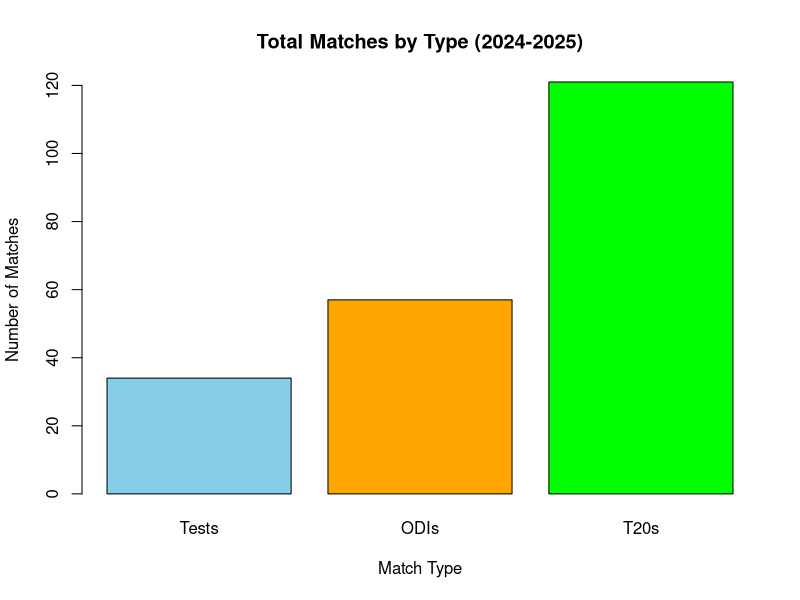
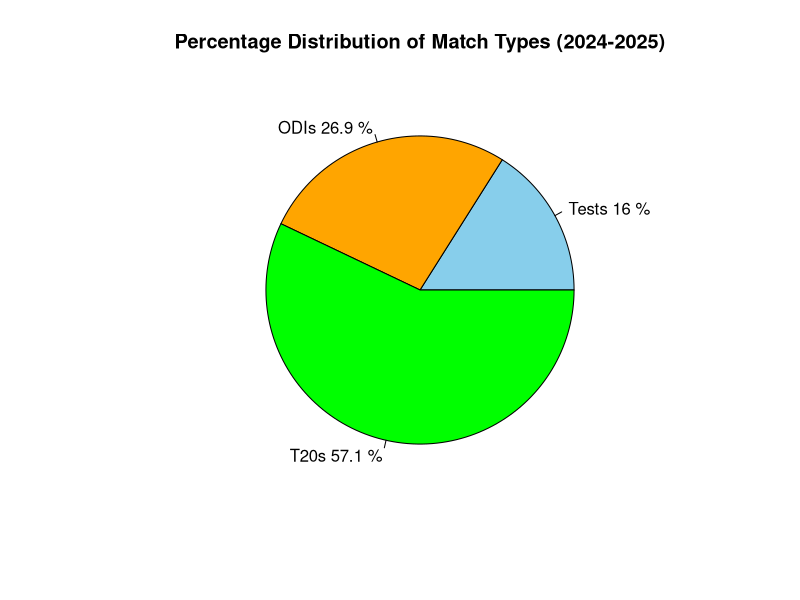
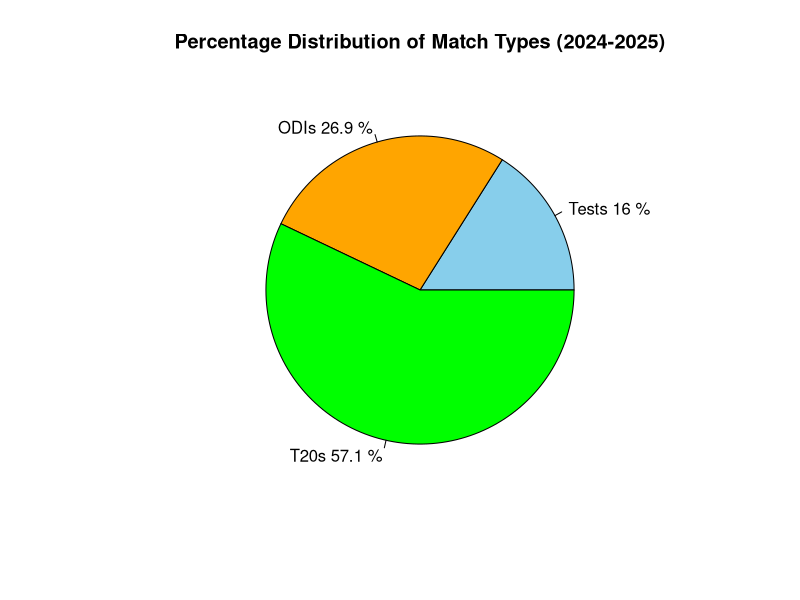
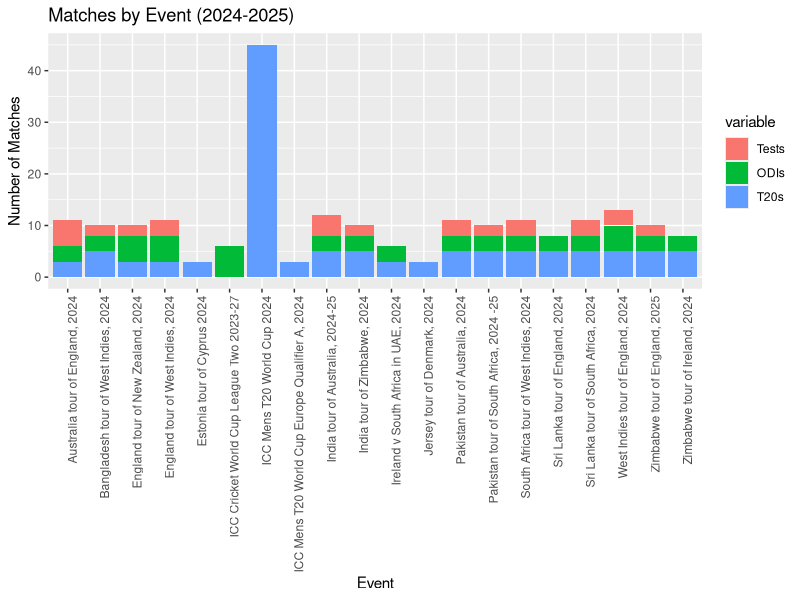
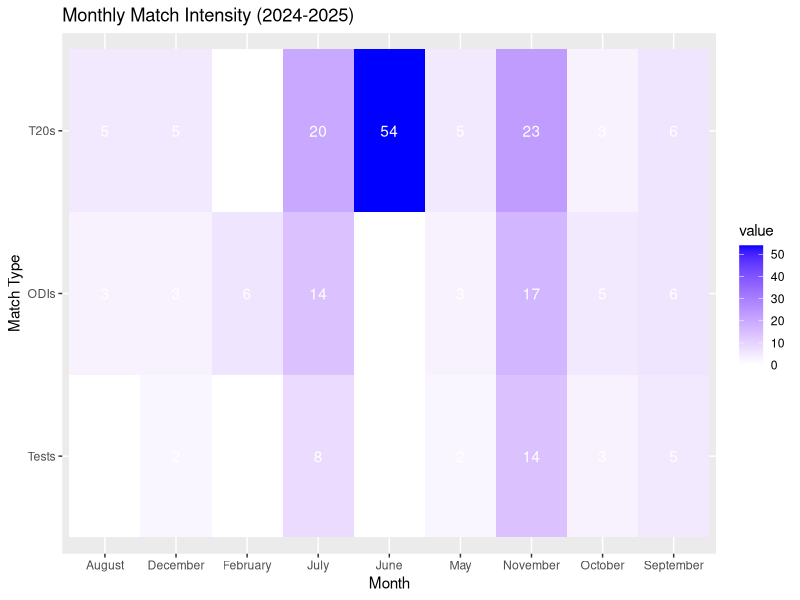

These charts were generated, in order, by the following R code:
# Load necessary libraries
library(ggplot2)
library(reshape2)
library(dplyr)

# Create the data frame
data <- data.frame(
  Month = c("February", "June", "June", "June", "June", "July", "July", "July", "July", "August", 
            "September", "September", "October", "November", "November", "November", "November", 
            "November", "December", "May"),
  Event = c("ICC Cricket World Cup League Two 2023-27", "ICC Mens T20 World Cup 2024", 
            "Jersey tour of Denmark, 2024", "Estonia tour of Cyprus 2024", 
            "ICC Mens T20 World Cup Europe Qualifier A, 2024", "India tour of Zimbabwe, 2024", 
            "West Indies tour of England, 2024", "Zimbabwe tour of Ireland, 2024", 
            "South Africa tour of West Indies, 2024", "Sri Lanka tour of England, 2024", 
            "Australia tour of England, 2024", "Ireland v South Africa in UAE, 2024", 
            "England tour of West Indies, 2024", "Pakistan tour of Australia, 2024", 
            "Bangladesh tour of West Indies, 2024", "India tour of Australia, 2024-25", 
            "Sri Lanka tour of South Africa, 2024", "England tour of New Zealand, 2024", 
            "Pakistan tour of South Africa, 2024 -25", "Zimbabwe tour of England, 2025"),
  Host_Country = c("Various", "Various", "Denmark", "Cyprus", "Various", "Zimbabwe", "England", 
                   "Ireland", "West Indies", "England", "England", "UAE", "West Indies", 
                   "Australia", "West Indies", "Australia", "South Africa", "New Zealand", 
                   "South Africa", "England"),
  Notes = c("", "", "", "", "", "", "", "", "", "", "", "", "", "", "", "", "", "", "", ""),
  Tests = c(0, 0, 0, 0, 0, 2, 3, 0, 3, 0, 5, 0, 3, 3, 2, 4, 3, 2, 2, 2),
  ODIs = c(6, 0, 0, 0, 0, 3, 5, 3, 3, 3, 3, 3, 5, 3, 3, 3, 3, 5, 3, 3),
  T20s = c(0, 45, 3, 3, 3, 5, 5, 5, 5, 5, 3, 3, 3, 5, 5, 5, 5, 3, 5, 5)
)


# Sum total matches by type
totals = colSums(data[, c("Tests", "ODIs", "T20s")])

# Create bar chart
barplot(totals, main = "Total Matches by Type (2024-2025)", col = c("skyblue", "orange", "green"),
        ylab = "Number of Matches", xlab = "Match Type")


# Create pie chart for match type distribution
pie(totals, labels = paste(names(totals), round(totals / sum(totals) * 100, 1), "%"), 
    col = c("skyblue", "orange", "green"), main = "Percentage Distribution of Match Types (2024-2025)")


# Create pie chart for match type distribution
pie(totals, labels = paste(names(totals), round(totals / sum(totals) * 100, 1), "%"), 
    col = c("skyblue", "orange", "green"), main = "Percentage Distribution of Match Types (2024-2025)")


# Reshape data for stacked bar chart
data_melted <- melt(data, id.vars = "Event", measure.vars = c("Tests", "ODIs", "T20s"))

# Create stacked bar chart
ggplot(data_melted, aes(x = Event, y = value, fill = variable)) +
  geom_bar(stat = "identity") +
  labs(title = "Matches by Event (2024-2025)", x = "Event", y = "Number of Matches") +
  theme(axis.text.x = element_text(angle = 90, hjust = 1))



# Summarize data by month
monthly_data <- data %>% group_by(Month) %>% summarise(
  Tests = sum(Tests),
  ODIs = sum(ODIs),
  T20s = sum(T20s)
)

# Reshape data for heat map
monthly_data_melted <- melt(monthly_data, id.vars = "Month")

# Create heat map
ggplot(monthly_data_melted, aes(x = Month, y = variable, fill = value)) +
  geom_tile() +
  geom_text(aes(label = value), color = "white") +
  scale_fill_gradient(low = "white", high = "blue") +
  labs(title = "Monthly Match Intensity (2024-2025)", x = "Month", y = "Match Type")



